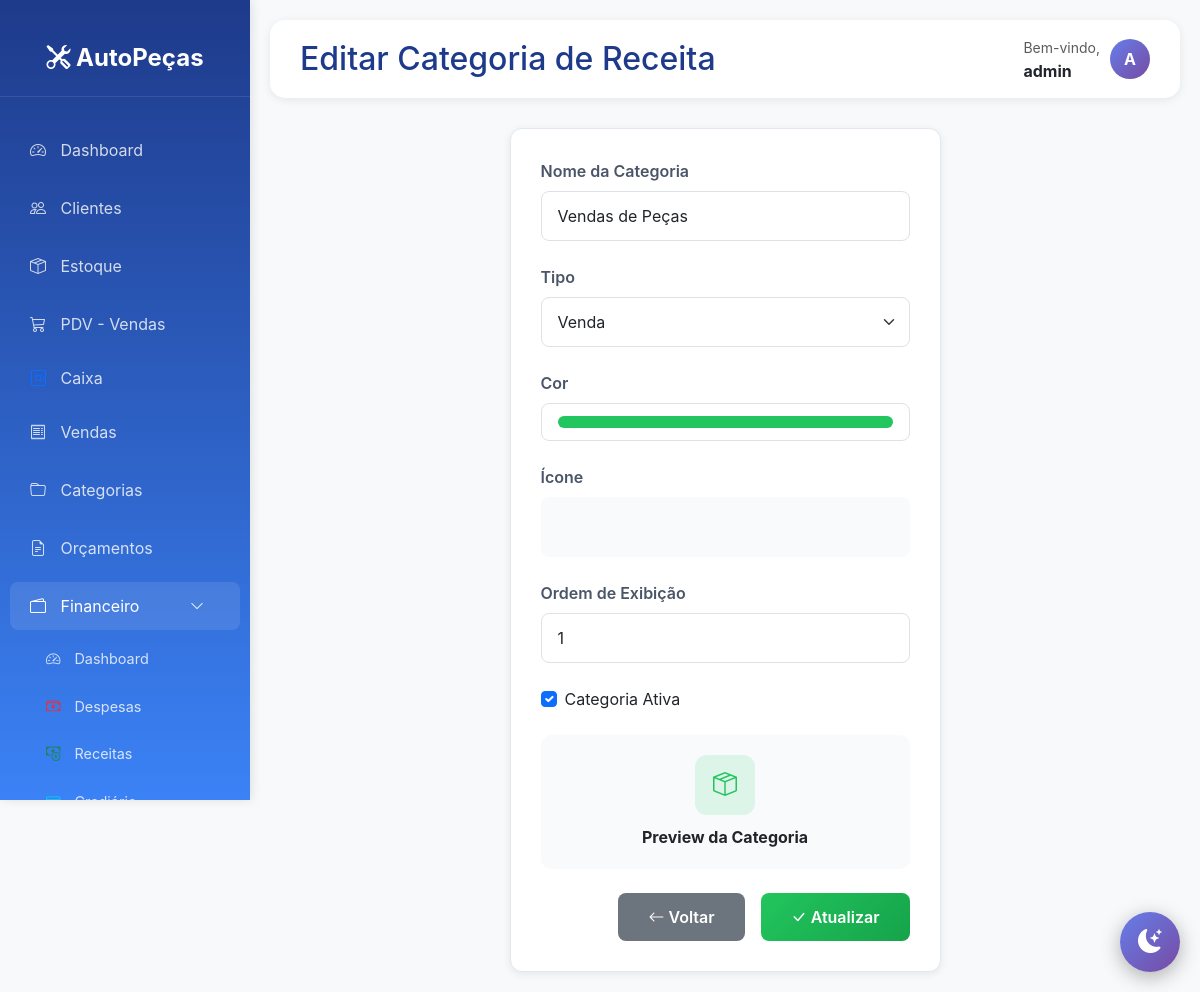
Page /financeiro/categorias-receita/1/editar/ (signed in) on the committed database.
### financeiro/models.py (models this page shows, shortened)
class CategoriaReceita(models.Model):
    TIPO_CHOICES = [
        ('VENDA', 'Venda'),
        ('SERVICO', 'Serviço'),
        ('OUTROS', 'Outros'),
    ]
    nome = models.CharField(max_length=100, verbose_name='Nome')
    tipo = models.CharField(max_length=10, choices=TIPO_CHOICES, default='VENDA', verbose_name='Tipo')
    icone = models.CharField(max_length=50, default='bi-cash', verbose_name='Ícone',
                             help_text='Classe do ícone Bootstrap (ex: bi-cash-stack)')
    cor = models.CharField(max_length=20, default='#22c55e', verbose_name='Cor',
                           help_text='Cor em hexadecimal')
    ativo = models.BooleanField(default=True, verbose_name='Ativo')
    ordem = models.IntegerField(default=0, verbose_name='Ordem de Exibição')
    class Meta:
        verbose_name = 'Categoria de Receita'
        verbose_name_plural = 'Categorias de Receitas'
        ordering = ['ordem', 'nome']

### financeiro/views.py (the view, shortened to what this page needs)
# urls.py: path('categorias-receita/<int:categoria_id>/editar/', views.editar_categoria_receita, name='editar_categoria_receita'),
@login_required
def editar_categoria_receita(request, categoria_id):
    categoria = get_object_or_404(CategoriaReceita, id=categoria_id)
    context = {
        'categoria': categoria,
        'editando': True,
    }
    return render(request, 'financeiro/categoria_receita_form.html', context)

### templates/financeiro/categoria_receita_form.html (shortened to what this page needs)
{% extends 'base.html' %}
{% block page_title %}{% if editando %}Editar{% else %}Nova{% endif %} Categoria de Receita{% endblock %}
{% block content %}
<div class="container-fluid">
    <div class="row justify-content-center">
        <div class="col-lg-6">
            <div class="form-card">
                <form method="POST">
                    <div class="mb-4">
                        <label class="form-label">Nome da Categoria</label>
                        <input type="text" name="nome" class="form-control" required
                               value="{% if editando %}{{ categoria.nome }}{% endif %}"
                               placeholder="Ex: Vendas de Peças">
                    </div>
                    <div class="mb-4">
                        <label class="form-label">Tipo</label>
                        <select name="tipo" class="form-select" required>
                            <option value="VENDA" {% if editando and categoria.tipo == 'VENDA' %}selected{% endif %}>Venda</option>
                        </select>
                    </div>
                    <div class="mb-4">
                        <label class="form-label">Cor</label>
                        <input type="color" name="cor" class="form-control form-control-color w-100"
                               id="inputCor" value="{% if editando %}{{ categoria.cor }}{% else %}#22c55e{% endif %}"
                               onchange="atualizarPreview()">
                    </div>
                    <div class="mb-4">
                        <label class="form-label">Ícone</label>
                        <div class="icones-grid">
                            {% with icones="bi-cash,bi-cash-stack,bi-currency-dollar,bi-credit-card,bi-wallet,bi-receipt,bi-cart,bi-bag,bi-shop,bi-building,bi-truck,bi-tools,bi-wrench,bi-gear,bi-box,bi-archive,bi-clipboard,bi-file-text,bi-calculator,bi-graph-up,bi-bar-chart,bi-pie-chart,bi-percent,bi-tag,bi-tags,bi-star,bi-heart,bi-check-circle,bi-plus-circle,bi-arrow-up-circle,bi-person,bi-people" %}
                            {% for icone in icones.split %}
                            <div class="icone-option {% if editando and categoria.icone == icone %}selected{% endif %}"
                                 data-icone="{{ icone }}" onclick="selecionarIcone('{{ icone }}', this)">
                            </div>
                            {% endfor %}
                            {% endwith %}
                        </div>
                    </div>
                    <div class="mb-4">
                        <label class="form-label">Ordem de Exibição</label>
                        <input type="number" name="ordem" class="form-control"
                               value="{% if editando %}{{ categoria.ordem }}{% else %}0{% endif %}"
                               min="0">
                    </div>
                    {% if editando %}
                    <div class="mb-4">
                        <div class="form-check">
                            <input type="checkbox" name="ativo" class="form-check-input" id="checkAtivo"
                                   {% if categoria.ativo %}checked{% endif %}>
                            <label class="form-check-label" for="checkAtivo">Categoria Ativa</label>
                        </div>
                    </div>
                    {% endif %}
                    <div class="preview-categoria mb-4">
                        <div class="preview-icon" id="previewIcon" style="background: {% if editando %}{{ categoria.cor }}{% else %}#22c55e{% endif %}20; color: {% if editando %}{{ categoria.cor }}{% else %}#22c55e{% endif %};">
                            <i class="{% if editando %}{{ categoria.icone }}{% else %}bi-cash{% endif %}" id="previewIcone"></i>
                        </div>
                        <strong>Preview da Categoria</strong>
                    </div>
                    <div class="d-flex justify-content-end gap-3">
                        <a href="{% url 'financeiro:lista_categorias_receita' %}" class="btn btn-voltar">
                            <i class="bi bi-arrow-left"></i> Voltar
                        </a>
                        <button type="submit" class="btn btn-salvar">
                            <i class="bi bi-check-lg"></i> {% if editando %}Atualizar{% else %}Salvar{% endif %}
                        </button>
                    </div>
                </form>
            </div>
        </div>
    </div>
</div>
{% endblock %}

### templates/base.html (shortened to what this page needs)
<!DOCTYPE html>
<html lang="pt-BR">
<head>
    <link href="https://cdn.jsdelivr.net/npm/bootstrap@5.3.0/dist/css/bootstrap.min.css" rel="stylesheet">
    <link rel="stylesheet" href="https://cdn.jsdelivr.net/npm/bootstrap-icons@1.10.0/font/bootstrap-icons.css">
</head>
<body>
    <div class="sidebar">
        <div class="logo">
            <i class="bi bi-tools"></i> AutoPeças
        </div>
        <nav class="nav flex-column mt-4">
            <a class="nav-link {% if request.path == '/' %}active{% endif %}" href="{% url 'dashboard' %}">
                <i class="bi bi-speedometer2"></i> Dashboard
            </a>
            <a class="nav-link {% if 'clientes' in request.path %}active{% endif %}" href="{% url 'lista_clientes' %}">
                <i class="bi bi-people"></i> Clientes
            </a>
            <a class="nav-link {% if 'estoque' in request.path %}active{% endif %}" href="{% url 'lista_estoque' %}">
                <i class="bi bi-box-seam"></i> Estoque
            </a>
            <a class="nav-link {% if 'pdv' in request.path %}active{% endif %}" href="{% url 'pdv' %}">
                <i class="bi bi-cart3"></i> PDV - Vendas
            </a>
            <a class="nav-link py-2" href="{% url 'financeiro:dashboard_caixa' %}">
                <i class="bi bi-safe text-primary"></i> Caixa
            </a>
            <a class="nav-link {% if 'vendas' in request.path %}active{% endif %}" href="{% url 'lista_vendas' %}">
                <i class="bi bi-receipt"></i> Vendas
            </a>
            <a class="nav-link" href="{% url 'lista_categorias' %}">
                <i class="bi bi-folder"></i> Categorias
            </a>
            <a class="nav-link" href="{% url 'lista_orcamentos' %}">
                <i class="bi bi-file-earmark-text"></i> Orçamentos
            </a>
            <a class="nav-link d-flex justify-content-between align-items-center {% if 'financeiro' in request.path %}active{% endif %}"
            data-bs-toggle="collapse" href="#menuFinanceiro" role="button"
            aria-expanded="{% if 'financeiro' in request.path %}true{% else %}false{% endif %}">
                <span><i class="bi bi-wallet2"></i> Financeiro</span>
                <i class="bi bi-chevron-down small"></i>
            </a>
            <div class="collapse {% if 'financeiro' in request.path %}show{% endif %}" id="menuFinanceiro">
                <nav class="nav flex-column ms-3" style="font-size: 0.9rem;">
                    <a class="nav-link py-2" href="{% url 'financeiro:dashboard' %}">
                        <i class="bi bi-speedometer2"></i> Dashboard
                    </a>
                    <a class="nav-link py-2" href="{% url 'financeiro:lista_contas' %}">
                        <i class="bi bi-cash-stack text-danger"></i> Despesas
                    </a>
                    <a class="nav-link py-2" href="{% url 'financeiro:lista_receitas' %}">
                        <i class="bi bi-cash-coin text-success"></i> Receitas
                    </a>
                    <a class="nav-link py-2" href="{% url 'financeiro:lista_crediario' %}">
                        <i class="bi bi-credit-card text-info"></i> Crediário
                    </a>
                </nav>
            </div>
        </nav>
    </div>
    <div class="main-content">
        <div class="topbar">
            <h2>{% block page_title %}Sistema de Gestão{% endblock %}</h2>
            <div class="user-info">
                <div>
                    <small class="text-muted">Bem-vindo,</small><br>
                    <strong>{{ user.username }}</strong>
                </div>
                <div class="user-avatar">
                    {{ user.username|slice:":1"|upper }}
                </div>
            </div>
        </div>
        {% block content %}{% endblock %}
    </div>
    <button class="theme-toggle" id="theme-toggle" title="Alternar tema">
        <i class="bi bi-moon-stars-fill" id="theme-icon"></i>
    </button>
</body>
</html>

### templates/base.html (style rules this page uses)
:root { --primary-color: #0d6efd; --secondary-color: #6c757d; --success-color: #198754; --danger-color: #dc3545; --warning-color: #ffc107; --info-color: #0dcaf0; }
body { font-family: -apple-system, BlinkMacSystemFont, 'Segoe UI', Roboto, 'Helvetica Neue', Arial, sans-serif; background-color: #f8f9fa; transition: background-color 0.3s ease, color 0.3s ease; }
.theme-toggle { position: fixed; bottom: 20px; right: 20px; width: 60px; height: 60px; border-radius: 50%; background: linear-gradient(135deg, #667eea 0%, #764ba2 100%); border: none; color: white; font-size: 24px; cursor: pointer; box-shadow: 0 5px 20px rgba(0,0,0,0.3); transition: all 0.3s ease; z-index: 1000; display: flex; align-items: center; justify-content: center; }
.sidebar { height: 100vh; background: linear-gradient(180deg, #1e3a8a 0%, #3b82f6 100%); color: white; position: fixed; top: 0; left: 0; width: 250px; padding-top: 20px; box-shadow: 2px 0 10px rgba(0,0,0,0.1); overflow-y: auto; overflow-x: hidden; }
.sidebar .logo { text-align: center; padding: 20px; font-size: 24px; font-weight: bold; border-bottom: 1px solid rgba(255,255,255,0.1); }
.sidebar .nav-link { color: rgba(255,255,255,0.8); padding: 12px 20px; margin: 5px 10px; border-radius: 8px; transition: all 0.3s; }
.sidebar .nav-link:hover, .sidebar .nav-link.active { background-color: rgba(255,255,255,0.1); color: white; }
.sidebar .nav-link i { margin-right: 10px; width: 20px; }
.main-content { margin-left: 250px; padding: 20px; }
.topbar { background: white; padding: 15px 30px; border-radius: 15px; margin-bottom: 30px; box-shadow: 0 2px 10px rgba(0,0,0,0.08); display: flex; justify-content: space-between; align-items: center; }
.topbar h2 { margin: 0; color: #1e3a8a; }
.user-info { display: flex; align-items: center; gap: 10px; }
.user-avatar { width: 40px; height: 40px; border-radius: 50%; background: linear-gradient(135deg, #667eea 0%, #764ba2 100%); display: flex; align-items: center; justify-content: center; color: white; font-weight: bold; }

### templates/financeiro/categoria_receita_form.html (style rules this page uses)
.form-card { background: #ffffff; border-radius: 12px; padding: 30px; box-shadow: 0 2px 8px rgba(0,0,0,0.08); border: 1px solid #e2e8f0; }
.form-label { font-weight: 600; color: #4a5568; }
.form-control, .form-select { border-radius: 8px; padding: 12px 16px; }
.btn-salvar { background: linear-gradient(135deg, #22c55e 0%, #16a34a 100%); border: none; color: white; font-weight: 600; padding: 12px 30px; border-radius: 8px; }
.btn-voltar { background: #6c757d; border: none; color: white; font-weight: 600; padding: 12px 30px; border-radius: 8px; }
.preview-categoria { background: #f8fafc; border-radius: 10px; padding: 20px; text-align: center; }
.preview-icon { width: 60px; height: 60px; border-radius: 12px; display: flex; align-items: center; justify-content: center; font-size: 1.5rem; margin: 0 auto 10px; }
.icones-grid { display: grid; grid-template-columns: repeat(8, 1fr); gap: 8px; max-height: 200px; overflow-y: auto; padding: 10px; background: #f8fafc; border-radius: 8px; }
.icone-option { width: 40px; height: 40px; display: flex; align-items: center; justify-content: center; border-radius: 8px; cursor: pointer; border: 2px solid transparent; transition: all 0.2s; }

### rows in the picture
CategoriaReceita: nome "Vendas de Peças", tipo "Venda", cor "#22c55e", ordem "1", ativo "☑"

### other values in the picture
{{ user.username }} "admin"
{{ user.username|slice:":1"|upper }} "A"
